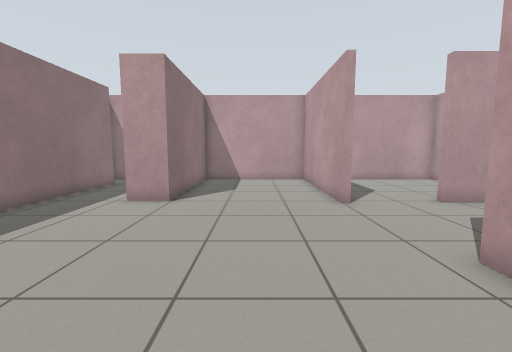
View 1 (above)

16 first-person views from a walk through a robot-simulator world made for Gazebo. The camera is 0.92 m above the floor, tilts 6° down and sees 90° across. The floor is counted in squares, 0.5 m on a side. Each view is taken from the middle of a square. On the plan, view 1 faces up. The plan holds only what a view shows up to about 15 squares ahead; the rest is blank.

View 2
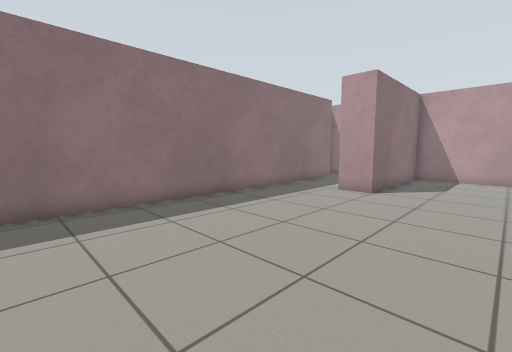

View 3
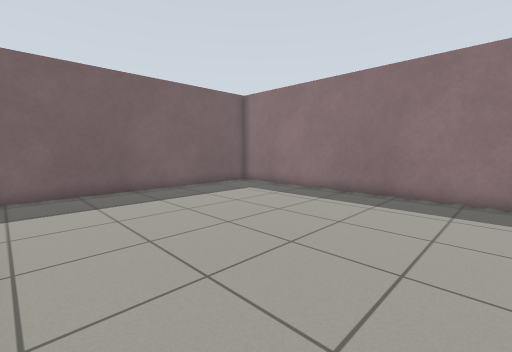

View 4
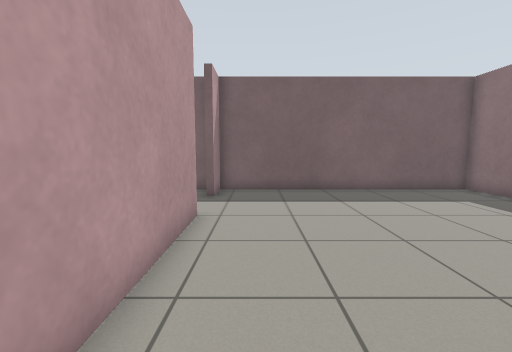

View 5
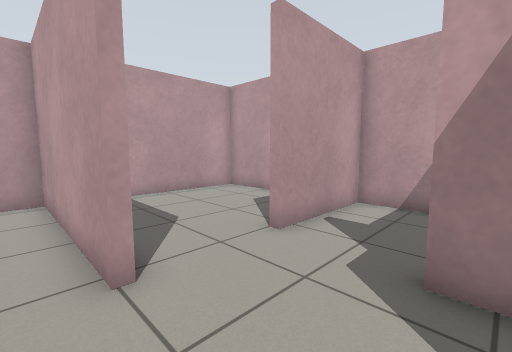

View 6
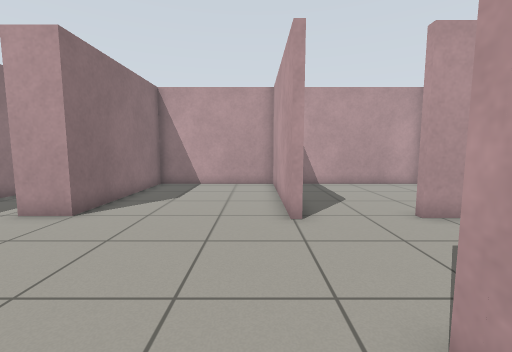

View 7
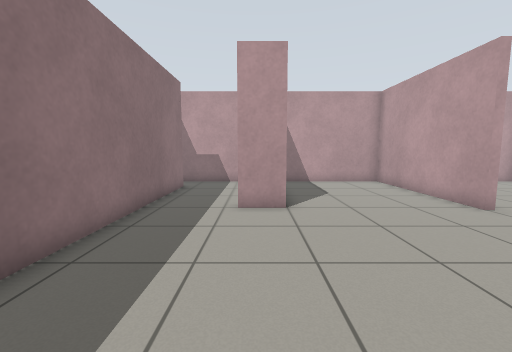

View 8
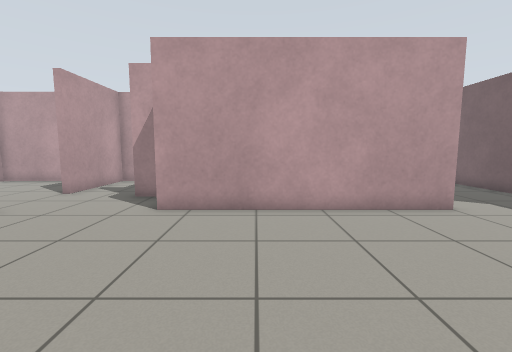

View 9
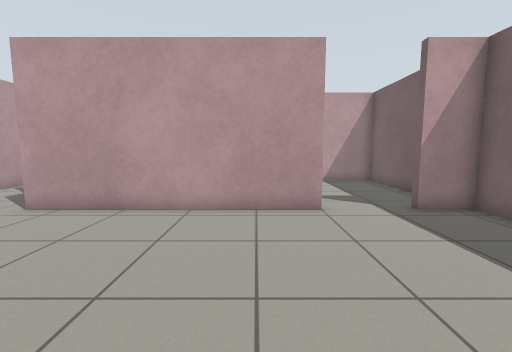

View 10
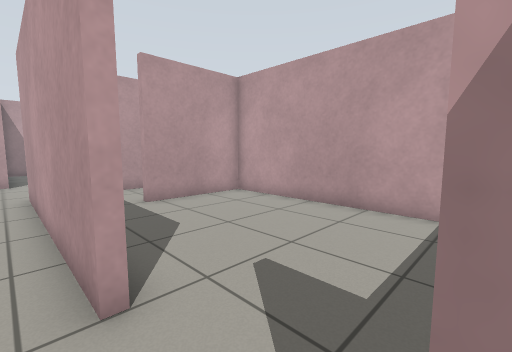

View 11
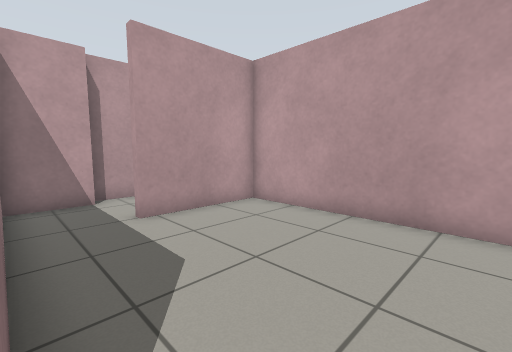

View 12
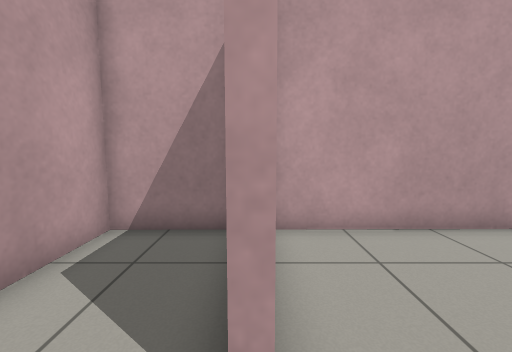

View 13
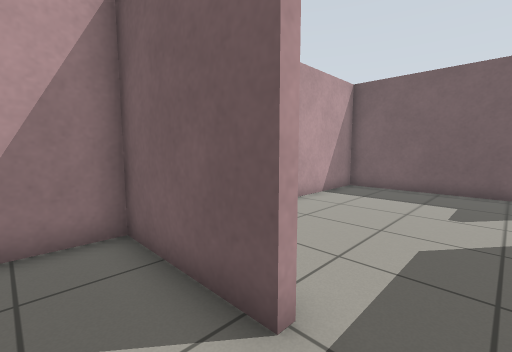

View 14
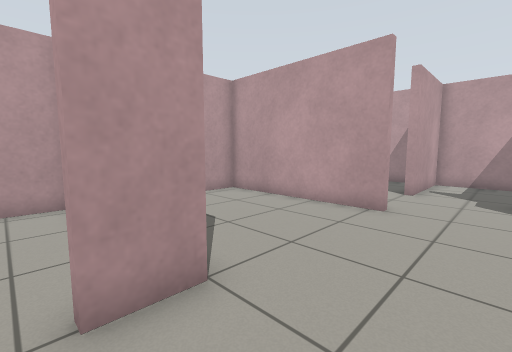

View 15
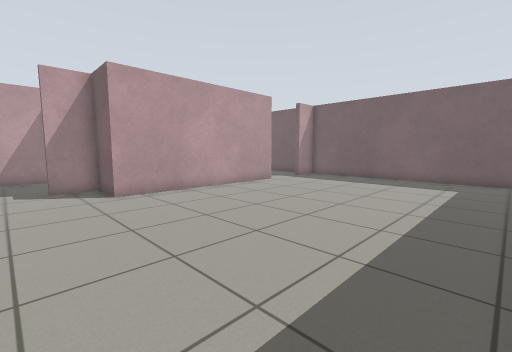

View 16
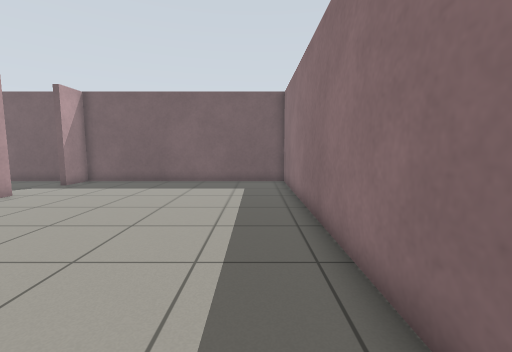

### Floor plan
Points are (right, up) in squares from view 1. A wall is a line through its corners. A room is listed if a view was taken in it or the views show most of it. See-through windows are left out.
Room 1 (views 1, 2, 3, 4, 5, 6, 7, 8, 9, 10, 14, 15, 16)
walls: (2.9, 8.5) (2.9, 15.5) (-3, 15.5) (-3, 8.9) (-4.6, 8.9); (3.6, -5) (3.6, 4) (5.8, 4) (5.8, 5.8); (10.7, 5.2) (10.7, 8.7) (6.4, 8.7); (-7.6, 13.6) (-7.6, -9.6) (3.6, -9.6) (3.6, -7.9); (-3.6, 15.5) (-8.1, 15.5)
ways out: opening at (4, -6) to room 2; opening at (5, 9) to room 4
Room 2 (view 11)
walls: (3.6, -7.9) (4, -7.9); (4.2, -9.6) (10.8, -9.6) (10.7, 0.9) (6.5, 0.9)
low walls: (3.9, 1.3) (3.9, -4.5)
ways out: opening at (4, -6) to room 1; opening at (5.5, 1) to room 3
Room 3 (views 12, 13)
walls: (6.3, 3.7) (3.9, 3.7); (6.5, 0.9) (6.5, 1.2) (10.7, 1.2) (10.7, 4.3) (6.2, 4.3)
ways out: opening at (5.5, 1) to room 2
Room 4 (no view inside)
walls: (10.6, 10) (10.6, 15.5) (4.5, 15.5)
ways out: opening at (5, 9) to room 1

Positions as (right, up) in squares from view 1, and headings:
1: (0, 0), facing up
2: (1, -2), facing up-left
3: (3, 2), facing down-left
4: (2, 2), facing down
5: (2, 5), facing up-right
6: (2, 2), facing up
7: (-4, 1), facing up
8: (-4, 1), facing right
9: (-4, -3), facing right
10: (3, -8), facing up-right
11: (4, -6), facing up-right
12: (5, 1), facing right
13: (5, 3), facing down-right
14: (-5, 6), facing up-right
15: (-7, 7), facing down-right
16: (-6, 5), facing down
